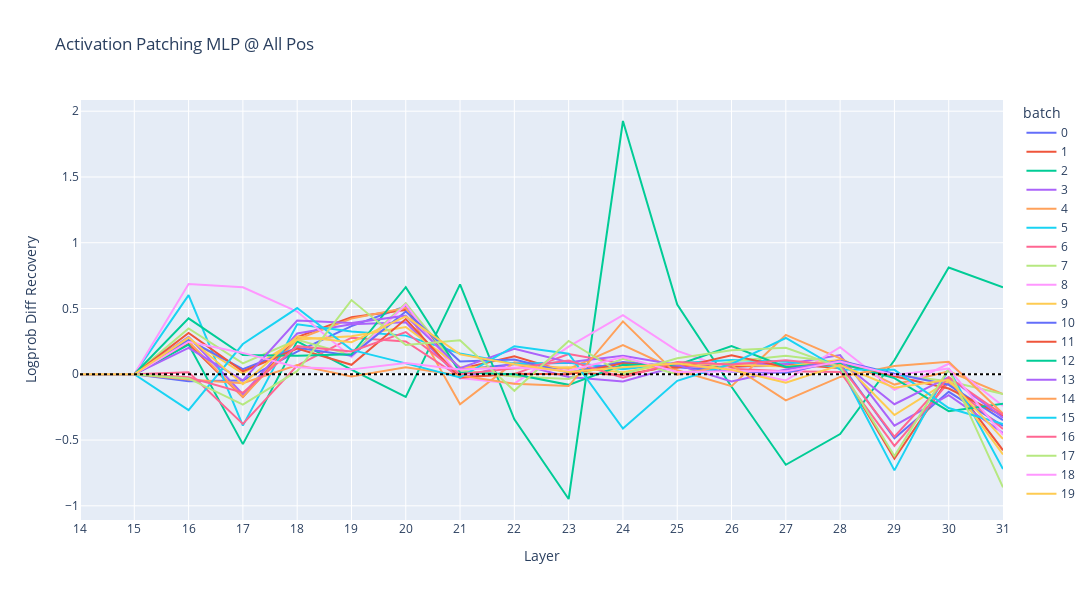

Notebook code for this chart:
### Code cell
fig = plot_act_patch_component_all_pos(
    logprob_diff_recovery[2],
    layers_to_patch,
    metric_name="Logprob Diff Recovery",
    title="Activation Patching MLP @ All Pos",
)
fig.write_html("figs/patch-exp2-mlp-all-pos-logprob-diff.html")
fig.show()

### Figure 1 — Plotly figure (JSON) as saved in the notebook; plotly's stock layout.template omitted (floating-point values rounded to 4 significant figures)
{"data": [{"hovertemplate": "batch=0<br>Layer=%{x}<br>Logprob Diff Recovery=%{y}<extra></extra>", "legendgroup": "0", "line": {"color": "#636efa", "dash": "solid"}, "marker": {"symbol": "circle"}, "mode": "lines", "name": "0", "orientation": "v", "showlegend": true, "type": "scatter", "x": [0, 1, 2, 3, 4, 5, 6, 7, 8, 9, 10, 11, 12, 13, 14, 15, 16, 17], "xaxis": "x", "y": [0, 0, -0.05279, -0.04753, 0.1728, 0.3667, 0.5175, 0.03525, 0.07579, 0.08802, 0.04687, 0.08586, 0.05839, 0.06449, 0.08392, -0.4861, -0.1335, -0.3933], "yaxis": "y"}, {"hovertemplate": "batch=1<br>Layer=%{x}<br>Logprob Diff Recovery=%{y}<extra></extra>", "legendgroup": "1", "line": {"color": "#EF553B", "dash": "solid"}, "marker": {"symbol": "circle"}, "mode": "lines", "name": "1", "orientation": "v", "showlegend": true, "type": "scatter", "x": [0, 1, 2, 3, 4, 5, 6, 7, 8, 9, 10, 11, 12, 13, 14, 15, 16, 17], "xaxis": "x", "y": [0, 0, 0.2318, -0.173, 0.2826, 0.4331, 0.4895, 0.04056, 0.1376, 0.01347, -0.005116, 0.0689, 0.05666, 0.07688, 0.04778, -0.6414, -0.03198, -0.5778], "yaxis": "y"}, {"hovertemplate": "batch=2<br>Layer=%{x}<br>Logprob Diff Recovery=%{y}<extra></extra>", "legendgroup": "2", "line": {"color": "#00cc96", "dash": "solid"}, "marker": {"symbol": "circle"}, "mode": "lines", "name": "2", "orientation": "v", "showlegend": true, "type": "scatter", "x": [0, 1, 2, 3, 4, 5, 6, 7, 8, 9, 10, 11, 12, 13, 14, 15, 16, 17], "xaxis": "x", "y": [0, 0, 0.2257, -0.5309, 0.251, 0.03478, -0.1722, 0.6837, -0.3419, -0.9481, 1.925, 0.5306, -0.09479, -0.688, -0.4541, 0.1063, 0.812, 0.6613], "yaxis": "y"}, {"hovertemplate": "batch=3<br>Layer=%{x}<br>Logprob Diff Recovery=%{y}<extra></extra>", "legendgroup": "3", "line": {"color": "#ab63fa", "dash": "solid"}, "marker": {"symbol": "circle"}, "mode": "lines", "name": "3", "orientation": "v", "showlegend": true, "type": "scatter", "x": [0, 1, 2, 3, 4, 5, 6, 7, 8, 9, 10, 11, 12, 13, 14, 15, 16, 17], "xaxis": "x", "y": [0, 0, 0.2848, -0.1522, 0.3101, 0.3803, 0.3953, -0.03028, 0.086, -0.02055, -0.05395, 0.06035, 0.08371, 0.0761, 0.1457, -0.3909, -0.1585, -0.4454], "yaxis": "y"}, {"hovertemplate": "batch=4<br>Layer=%{x}<br>Logprob Diff Recovery=%{y}<extra></extra>", "legendgroup": "4", "line": {"color": "#FFA15A", "dash": "solid"}, "marker": {"symbol": "circle"}, "mode": "lines", "name": "4", "orientation": "v", "showlegend": true, "type": "scatter", "x": [0, 1, 2, 3, 4, 5, 6, 7, 8, 9, 10, 11, 12, 13, 14, 15, 16, 17], "xaxis": "x", "y": [0, 0, 0.2496, -0.1713, 0.2659, 0.4233, 0.5058, -0.2276, 0.09059, 0.04011, 0.2224, 0.03077, -0.09033, 0.299, 0.1213, -0.07833, 0.0228, -0.151], "yaxis": "y"}, {"hovertemplate": "batch=5<br>Layer=%{x}<br>Logprob Diff Recovery=%{y}<extra></extra>", "legendgroup": "5", "line": {"color": "#19d3f3", "dash": "solid"}, "marker": {"symbol": "circle"}, "mode": "lines", "name": "5", "orientation": "v", "showlegend": true, "type": "scatter", "x": [0, 1, 2, 3, 4, 5, 6, 7, 8, 9, 10, 11, 12, 13, 14, 15, 16, 17], "xaxis": "x", "y": [0, 0, 0.6016, -0.3905, 0.3798, 0.3258, 0.2939, 0.1584, 0.08087, 0.0889, 0.03812, 0.08361, 0.1078, 0.09536, 0.05561, -0.7307, 0.04186, -0.7205], "yaxis": "y"}, {"hovertemplate": "batch=6<br>Layer=%{x}<br>Logprob Diff Recovery=%{y}<extra></extra>", "legendgroup": "6", "line": {"color": "#FF6692", "dash": "solid"}, "marker": {"symbol": "circle"}, "mode": "lines", "name": "6", "orientation": "v", "showlegend": true, "type": "scatter", "x": [0, 1, 2, 3, 4, 5, 6, 7, 8, 9, 10, 11, 12, 13, 14, 15, 16, 17], "xaxis": "x", "y": [0, 0, 0.01521, -0.3774, 0.0667, 0.2784, 0.2496, -0.02058, 0.001129, 0.1546, 0.08219, 0.0664, 0.04187, 0.02372, 0.0176, -0.5449, -0.06135, -0.4165], "yaxis": "y"}, {"hovertemplate": "batch=7<br>Layer=%{x}<br>Logprob Diff Recovery=%{y}<extra></extra>", "legendgroup": "7", "line": {"color": "#B6E880", "dash": "solid"}, "marker": {"symbol": "circle"}, "mode": "lines", "name": "7", "orientation": "v", "showlegend": true, "type": "scatter", "x": [0, 1, 2, 3, 4, 5, 6, 7, 8, 9, 10, 11, 12, 13, 14, 15, 16, 17], "xaxis": "x", "y": [0, 0, 0.3485, 0.08261, 0.2627, 0.1472, 0.5399, 0.02983, -0.01618, -0.03541, 0.1172, -0.00135, 0.09759, 0.1407, 0.08983, -0.003101, -0.05332, -0.1493], "yaxis": "y"}, {"hovertemplate": "batch=8<br>Layer=%{x}<br>Logprob Diff Recovery=%{y}<extra></extra>", "legendgroup": "8", "line": {"color": "#FF97FF", "dash": "solid"}, "marker": {"symbol": "circle"}, "mode": "lines", "name": "8", "orientation": "v", "showlegend": true, "type": "scatter", "x": [0, 1, 2, 3, 4, 5, 6, 7, 8, 9, 10, 11, 12, 13, 14, 15, 16, 17], "xaxis": "x", "y": [0, 0, 0.6862, 0.6615, 0.4773, 0.1303, 0.5304, -0.0288, -0.071, 0.2105, 0.4498, 0.1776, 0.03627, -0.04656, 0.2054, -0.1192, 0.07991, -0.2405], "yaxis": "y"}, {"hovertemplate": "batch=9<br>Layer=%{x}<br>Logprob Diff Recovery=%{y}<extra></extra>", "legendgroup": "9", "line": {"color": "#FECB52", "dash": "solid"}, "marker": {"symbol": "circle"}, "mode": "lines", "name": "9", "orientation": "v", "showlegend": true, "type": "scatter", "x": [0, 1, 2, 3, 4, 5, 6, 7, 8, 9, 10, 11, 12, 13, 14, 15, 16, 17], "xaxis": "x", "y": [0, 0, 0.2711, 0.004756, 0.2637, 0.2892, 0.3598, 0.05454, 0.04357, 0.0542, 0.01466, 0.08542, 0.07227, 0.05894, 0.1098, -0.3098, -0.04954, -0.6097], "yaxis": "y"}, {"hovertemplate": "batch=10<br>Layer=%{x}<br>Logprob Diff Recovery=%{y}<extra></extra>", "legendgroup": "10", "line": {"color": "#636efa", "dash": "solid"}, "marker": {"symbol": "circle"}, "mode": "lines", "name": "10", "orientation": "v", "showlegend": true, "type": "scatter", "x": [0, 1, 2, 3, 4, 5, 6, 7, 8, 9, 10, 11, 12, 13, 14, 15, 16, 17], "xaxis": "x", "y": [0, 0, 0.2605, 0.03971, 0.2012, 0.1419, 0.4777, 0.09736, 0.1128, 0.01147, 0.09329, 0.05309, 0.02117, 0.01073, 0.102, 0.003932, -0.07995, -0.3487], "yaxis": "y"}, {"hovertemplate": "batch=11<br>Layer=%{x}<br>Logprob Diff Recovery=%{y}<extra></extra>", "legendgroup": "11", "line": {"color": "#EF553B", "dash": "solid"}, "marker": {"symbol": "circle"}, "mode": "lines", "name": "11", "orientation": "v", "showlegend": true, "type": "scatter", "x": [0, 1, 2, 3, 4, 5, 6, 7, 8, 9, 10, 11, 12, 13, 14, 15, 16, 17], "xaxis": "x", "y": [0, 0, 0.3148, 0.02271, 0.1952, 0.07229, 0.4196, -0.02577, 0.003173, 0.0003317, 0.08352, 0.04887, 0.1443, 0.05298, 0.07866, -0.0139, -0.1085, -0.3163], "yaxis": "y"}, {"hovertemplate": "batch=12<br>Layer=%{x}<br>Logprob Diff Recovery=%{y}<extra></extra>", "legendgroup": "12", "line": {"color": "#00cc96", "dash": "solid"}, "marker": {"symbol": "circle"}, "mode": "lines", "name": "12", "orientation": "v", "showlegend": true, "type": "scatter", "x": [0, 1, 2, 3, 4, 5, 6, 7, 8, 9, 10, 11, 12, 13, 14, 15, 16, 17], "xaxis": "x", "y": [0, 0, 0.4255, 0.1468, 0.1404, 0.1519, 0.6619, 0.01281, 0.0002013, -0.08036, 0.07272, 0.07055, 0.2148, 0.05588, 0.08286, -0.02923, -0.2802, -0.2232], "yaxis": "y"}, {"hovertemplate": "batch=13<br>Layer=%{x}<br>Logprob Diff Recovery=%{y}<extra></extra>", "legendgroup": "13", "line": {"color": "#ab63fa", "dash": "solid"}, "marker": {"symbol": "circle"}, "mode": "lines", "name": "13", "orientation": "v", "showlegend": true, "type": "scatter", "x": [0, 1, 2, 3, 4, 5, 6, 7, 8, 9, 10, 11, 12, 13, 14, 15, 16, 17], "xaxis": "x", "y": [0, 0, 0.2013, -0.04712, 0.4082, 0.3905, 0.4455, 0.04677, 0.1936, 0.09203, 0.1399, 0.07125, -0.05526, 0.03629, 0.1004, -0.2276, -0.02216, -0.3299], "yaxis": "y"}, {"hovertemplate": "batch=14<br>Layer=%{x}<br>Logprob Diff Recovery=%{y}<extra></extra>", "legendgroup": "14", "line": {"color": "#FFA15A", "dash": "solid"}, "marker": {"symbol": "circle"}, "mode": "lines", "name": "14", "orientation": "v", "showlegend": true, "type": "scatter", "x": [0, 1, 2, 3, 4, 5, 6, 7, 8, 9, 10, 11, 12, 13, 14, 15, 16, 17], "xaxis": "x", "y": [0, 0, -0.03918, -0.06762, 0.07092, -0.01695, 0.05335, -0.008393, -0.0725, -0.08924, 0.4022, -0.002321, 0.06903, -0.1982, -0.0201, 0.06366, 0.09458, -0.3001], "yaxis": "y"}, {"hovertemplate": "batch=15<br>Layer=%{x}<br>Logprob Diff Recovery=%{y}<extra></extra>", "legendgroup": "15", "line": {"color": "#19d3f3", "dash": "solid"}, "marker": {"symbol": "circle"}, "mode": "lines", "name": "15", "orientation": "v", "showlegend": true, "type": "scatter", "x": [0, 1, 2, 3, 4, 5, 6, 7, 8, 9, 10, 11, 12, 13, 14, 15, 16, 17], "xaxis": "x", "y": [0, 0, -0.2726, 0.2302, 0.5032, 0.1855, 0.08294, -0.02417, 0.2136, 0.1559, -0.4124, -0.0495, 0.07962, 0.2759, 0.03629, 0.03364, -0.2562, -0.3774], "yaxis": "y"}, {"hovertemplate": "batch=16<br>Layer=%{x}<br>Logprob Diff Recovery=%{y}<extra></extra>", "legendgroup": "16", "line": {"color": "#FF6692", "dash": "solid"}, "marker": {"symbol": "circle"}, "mode": "lines", "name": "16", "orientation": "v", "showlegend": true, "type": "scatter", "x": [0, 1, 2, 3, 4, 5, 6, 7, 8, 9, 10, 11, 12, 13, 14, 15, 16, 17], "xaxis": "x", "y": [0, 0, -0.02211, -0.1403, 0.2139, 0.1734, 0.3211, 0.0001687, 0.04523, 0.1043, -0.02599, 0.09268, 0.07389, 0.1074, 0.06746, -0.4747, -0.02254, -0.3077], "yaxis": "y"}, {"hovertemplate": "batch=17<br>Layer=%{x}<br>Logprob Diff Recovery=%{y}<extra></extra>", "legendgroup": "17", "line": {"color": "#B6E880", "dash": "solid"}, "marker": {"symbol": "circle"}, "mode": "lines", "name": "17", "orientation": "v", "showlegend": true, "type": "scatter", "x": [0, 1, 2, 3, 4, 5, 6, 7, 8, 9, 10, 11, 12, 13, 14, 15, 16, 17], "xaxis": "x", "y": [0, 0, -0.03166, -0.2303, 0.02355, 0.5642, 0.2232, 0.2586, -0.1256, 0.2533, 4.441e-05, 0.1217, 0.1832, 0.2011, 0.05477, -0.6218, 0.04114, -0.8595], "yaxis": "y"}, {"hovertemplate": "batch=18<br>Layer=%{x}<br>Logprob Diff Recovery=%{y}<extra></extra>", "legendgroup": "18", "line": {"color": "#FF97FF", "dash": "solid"}, "marker": {"symbol": "circle"}, "mode": "lines", "name": "18", "orientation": "v", "showlegend": true, "type": "scatter", "x": [0, 1, 2, 3, 4, 5, 6, 7, 8, 9, 10, 11, 12, 13, 14, 15, 16, 17], "xaxis": "x", "y": [0, 0, 0.2472, 0.1625, 0.05309, 0.0373, 0.08661, 0.03619, 0.05244, 0.02619, 0.1306, 0.01819, 0.02293, 0.02214, 0.09674, -0.004927, 0.04365, -0.4612], "yaxis": "y"}, {"hovertemplate": "batch=19<br>Layer=%{x}<br>Logprob Diff Recovery=%{y}<extra></extra>", "legendgroup": "19", "line": {"color": "#FECB52", "dash": "solid"}, "marker": {"symbol": "circle"}, "mode": "lines", "name": "19", "orientation": "v", "showlegend": true, "type": "scatter", "x": [0, 1, 2, 3, 4, 5, 6, 7, 8, 9, 10, 11, 12, 13, 14, 15, 16, 17], "xaxis": "x", "y": [0, 0, 0.2787, -0.07522, 0.2872, 0.2444, 0.4395, 0.1513, 0.07651, 0.01793, 0.05275, 0.0816, 0.03419, -0.06446, 0.07028, -0.1025, -0.04168, -0.4911], "yaxis": "y"}], "layout": {"height": 600, "legend": {"title": {"text": "batch"}, "tracegroupgap": 0}, "shapes": [{"line": {"color": "black", "dash": "dot"}, "type": "line", "x0": 0, "x1": 1, "xref": "x domain", "y0": 0, "y1": 0, "yref": "y"}], "title": {"text": "Activation Patching MLP @ All Pos"}, "width": 1500, "xaxis": {"anchor": "y", "domain": [0, 1], "tickmode": "array", "ticktext": [14, 15, 16, 17, 18, 19, 20, 21, 22, 23, 24, 25, 26, 27, 28, 29, 30, 31], "tickvals": [0, 1, 2, 3, 4, 5, 6, 7, 8, 9, 10, 11, 12, 13, 14, 15, 16, 17], "title": {"text": "Layer"}}, "yaxis": {"anchor": "x", "domain": [0, 1], "title": {"text": "Logprob Diff Recovery"}}}}
